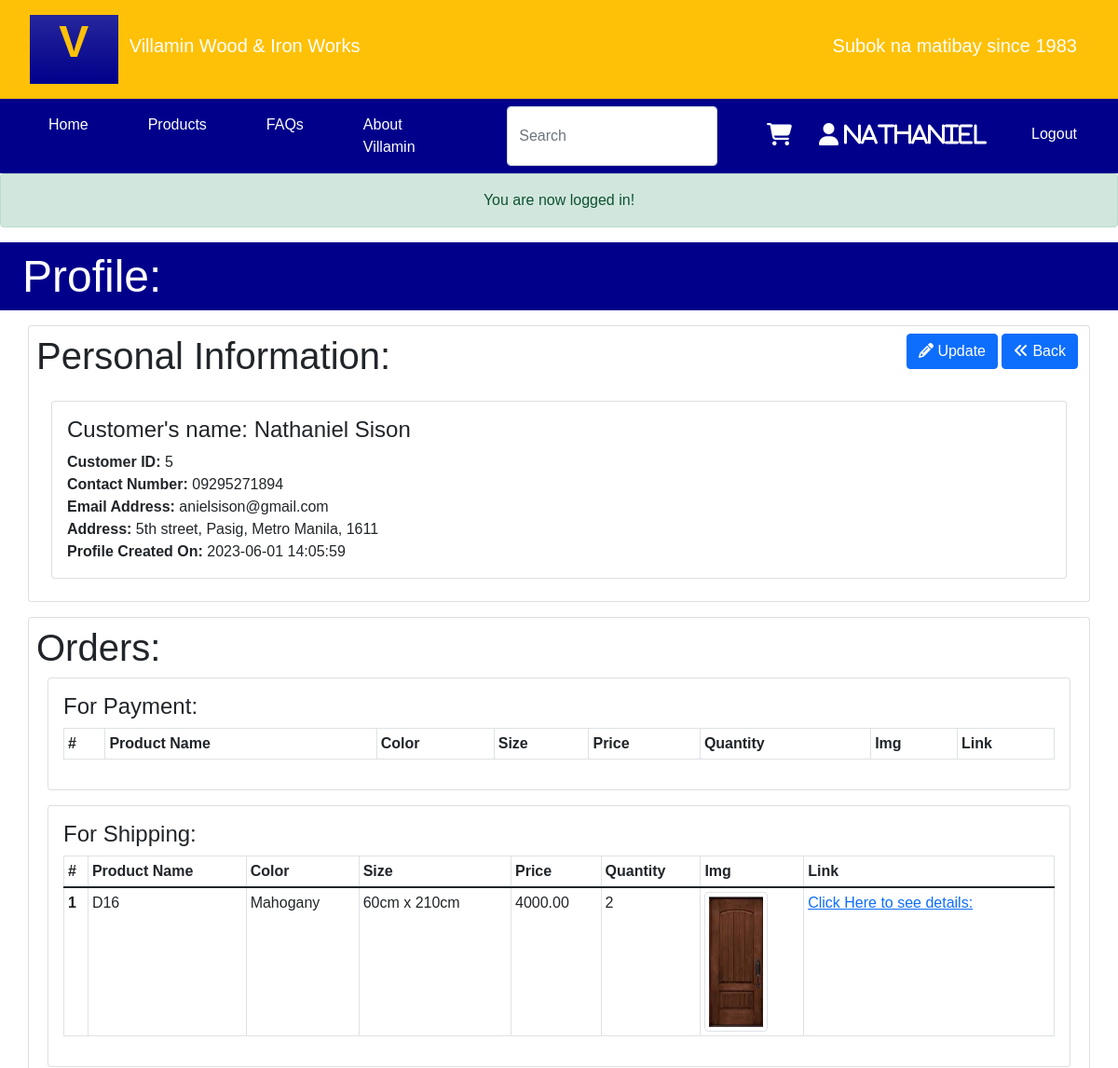
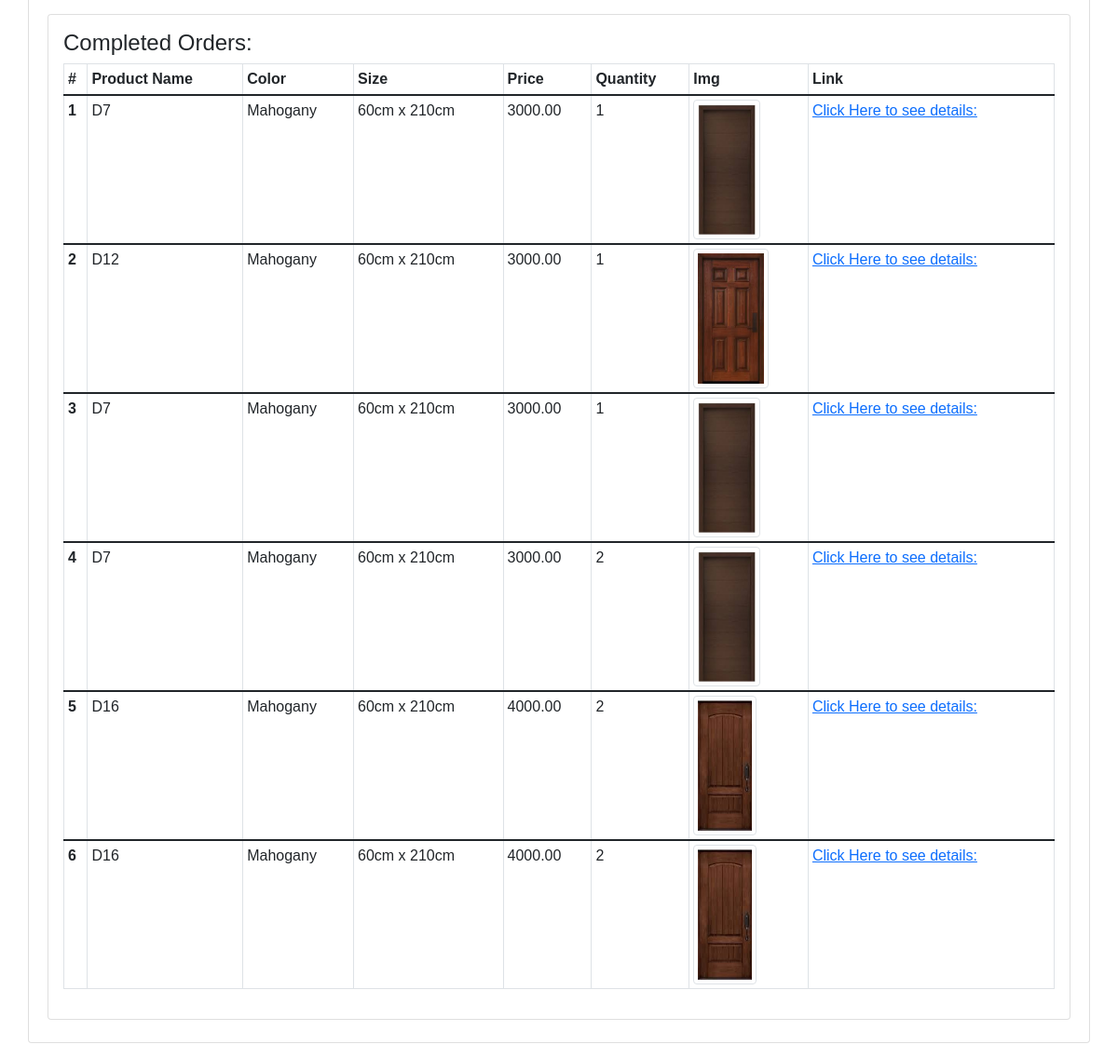
The page /customers/profile (signed in) on the database its author committed (2 pictures, top to bottom).
### tables this page shows
CREATE TABLE IF NOT EXISTS `order_products` (
  `id` int(11) NOT NULL AUTO_INCREMENT,
  `productId` int(11) NOT NULL,
  `product_varID` int(11) NOT NULL,
  `transactionId` int(11) NOT NULL,
  `quantity` int(11) NOT NULL,
  `createdBy` varchar(45) NOT NULL,
  `createdOn` datetime NOT NULL,
  `updatedBy` varchar(45) DEFAULT NULL,
  `updatedOn` datetime DEFAULT NULL,
  PRIMARY KEY (`id`),
  UNIQUE KEY `id_UNIQUE` (`id`),
  KEY `ordersToProducts_idx` (`productId`),
  KEY `ordersToTrans_idx` (`transactionId`),
  KEY `ordersToProduct_vars_idx` (`product_varID`)
);

CREATE TABLE IF NOT EXISTS `products` (
  `id` int(11) NOT NULL AUTO_INCREMENT,
  `product_name` varchar(45) NOT NULL,
  `category` varchar(45) NOT NULL,
  `img` varchar(60) DEFAULT 'default_product_img00.png',
  `details` varchar(100) DEFAULT NULL,
  `active` int(1) NOT NULL DEFAULT 0,
  `createdOn` datetime NOT NULL,
  `createdBy` varchar(45) NOT NULL,
  `updatedOn` datetime DEFAULT NULL,
  `updatedBy` varchar(45) DEFAULT NULL,
  PRIMARY KEY (`id`),
  UNIQUE KEY `id_UNIQUE` (`id`)
);

CREATE TABLE IF NOT EXISTS `product_var` (
  `id` int(11) NOT NULL AUTO_INCREMENT,
  `productId` int(11) NOT NULL,
  `color` varchar(45) NOT NULL,
  `size` varchar(45) NOT NULL,
  `img` varchar(45) DEFAULT NULL,
  `stock` int(11) NOT NULL,
  `price` decimal(6,2) NOT NULL,
  `featured` int(1) NOT NULL DEFAULT 0,
  `createdOn` datetime NOT NULL,
  `createdBy` varchar(45) NOT NULL,
  `updatedOn` datetime DEFAULT NULL,
  `updatedBy` varchar(45) DEFAULT NULL,
  PRIMARY KEY (`id`),
  UNIQUE KEY `id_UNIQUE` (`id`),
  KEY `product_varsToProducts_idx` (`productId`)
);

### app/libraries/Core.php (called while the page is built, shortened)
<?php
class Core {
    protected $currentController = 'Pages';
    protected $currentMethod = 'index';
    public function __construct(){
        $url = $this->getUrl();
        if(isset($url[0]) && file_exists('../app/controllers/' . ucwords($url[0]). '.php')){
            $this->currentController = ucwords($url[0]);
            unset($url[0]);
        }
        elseif (isset($url[1]) && file_exists('../app/controllers/admin/' . ucwords($url[1]). '.php')){
            $this->currentController = ucwords($url[1]);
            unset($url[1]);
            require_once '../app/controllers/admin/' . $this->currentController . '.php';
        } else {
            require_once '../app/controllers/' . $this->currentController . '.php';
        }
        $this->currentController = new $this->currentController;
        if(isset($url[1])){
            if(method_exists($this->currentController, $url[1])){
                $this->currentMethod = $url[1];
                unset($url[1]);
            }
        }
        $this->params = $url ? array_values($url) : [];
        call_user_func_array([$this->currentController, $this->currentMethod], $this->params);
    }
    public function getUrl(){
        if(isset($_GET['url'])){
            $url = rtrim($_GET['url'], '/');
            $url = filter_var($url, FILTER_SANITIZE_URL);
            $url = explode('/', $url);
            return $url;
        }
    }
}

### public/index.php (called while the page is built, shortened)
<?php
$init = new Core;

### app/libraries/Database.php (called while the page is built, shortened)
<?php
    class Database {
        private $host = DB_HOST;
        private $user = DB_USER;
        private $pass = DB_PASS;
        private $dbname = DB_NAME;
        private $dbh;
        private $stmt;
        public function __construct(){
            $dsn = 'mysql:host=' . $this->host . ';dbname=' . $this->dbname;
            $options = array(
                PDO::ATTR_PERSISTENT => true,
                PDO::ATTR_ERRMODE => PDO::ERRMODE_EXCEPTION
            );
            try {
                $this->dbh = new PDO($dsn, $this->user, $this->pass, $options);
            } catch(PDOException $err){
                $this->error = $err->getMessage();
                echo $this->error;
            }
        }
        public function query($sql){
            $this->stmt = $this->dbh->prepare($sql);
        }
        public function bind($param, $value, $type=null){
            if(is_null($type)){
                switch (true){
                    case is_int($value):
                        $type = PDO::PARAM_INT;
                        break;
                }
            }
            $this->stmt->bindValue($param, $value, $type);
        }
        public function execute(){
            return $this->stmt->execute();
        }
        public function resultSet(){
            $this->execute();
            return $this->stmt->fetchAll(PDO::FETCH_OBJ);
        }
    }

### app/models/Transaction.php (called while the page is built, shortened)
<?php
	class Transaction {
		private $db;
		public function __construct(){
			$this->db = new Database;
		}
		public function getAllPricesForPayment(){
			$this->db->query(
				"SELECT SUM(var.price) as total
       				FROM order_products op
					LEFT JOIN transactions t ON t.id = op.transactionId
					LEFT JOIN product_var var ON op.product_varId = var.id
					WHERE t.customerId = :customerId AND t.active = 1 AND t.status = 'FOR PAYMENT'
				");
			$this->db->bind(":customerId", $_SESSION["user_info"]->id);
			$row = $this->db->single()->total;
			return $row;
		}
		public function getActiveForPaymentOrderProducts(){
			$this->db->query(
				"SELECT t.id as transactionId, p.id as productId, op.id as orderId, t.status, p.product_name, op.quantity, var.id as varId, var.stock, var.color, var.size, var.price, var.img
       				FROM order_products op
					LEFT JOIN transactions t ON t.id = op.transactionId
					LEFT JOIN product_var var ON op.product_varId = var.id
                    LEFT JOIN products p ON p.id = op.productId
					WHERE t.customerId = :customerId AND t.active = 1 AND t.status = 'FOR PAYMENT'
				");
			$this->db->bind(":customerId", $_SESSION["user_info"]->id);
			$results = $this->db->resultSet();
			return $results;
		}
		public function getActiveForShippingOrderProducts(){
			$this->db->query(
				"SELECT t.id as transactionId, p.id as productId, op.id as orderId, t.status, p.product_name, op.quantity, var.stock, var.color, var.size, var.price, var.img
       				FROM order_products op
					LEFT JOIN transactions t ON t.id = op.transactionId
					LEFT JOIN product_var var ON op.product_varId = var.id
                    LEFT JOIN products p ON p.id = op.productId
					WHERE t.customerId = :customerId AND t.active = 1 AND t.status = 'FOR SHIPPING'
				");
			$this->db->bind(":customerId", $_SESSION["user_info"]->id);
			$results = $this->db->resultSet();
			return $results;
		}
		public function getCompletedOrderProducts(){
			$this->db->query(
				"SELECT t.id as transactionId, p.id as productId, op.id as orderId, t.status, p.product_name, op.quantity, var.stock, var.color, var.size, var.price, var.img
       				FROM order_products op
					LEFT JOIN transactions t ON t.id = op.transactionId
					LEFT JOIN product_var var ON op.product_varId = var.id
                    LEFT JOIN products p ON p.id = op.productId
					WHERE t.customerId = :customerId AND t.active = 0 AND t.status = 'COMPLETED'
				");
			$this->db->bind(":customerId", $_SESSION["user_info"]->id);
			$results = $this->db->resultSet();
			return $results;
		}
	}
?>

### app/views/customers/profile.php (the view, shortened to what this page needs)
<?php require APPROOT . '/views/templates/header.php'; ?>
	<header class="container-fluid col-12 p-0">
		<h5 class="display-5 px-4 py-2" style="background-color: darkblue; color: White">
			<?php echo $data['title']; ?>
		</h5>
	</header>
	<section class="card container p-2 my-3">
        <div>
            <h1 class="card-title">
                Personal Information:
                <a class="btn btn-primary float-end me-1" href="<?php echo URLROOT;?>">
                    <i class="fa fa-angle-double-left"></i> Back
                </a>
                <a href="<?php echo URLROOT."/customers/updateProfile/"; ?>" class="btn btn-primary float-end me-1">
                    <i class="fa fa-pencil"></i> Update
                </a>
            </h1>
        </div>
		<div class="card card-body m-3">
		    <div>
                <h4>
                    Customer's name: <?php echo $data["user_info"]->fname . " " . $data["user_info"]->lname; ?>
                </h4>
                <b>Customer ID:</b> <?php echo $data["user_info"]->id; ?> <br/>
                <b>Contact Number:</b> <?php echo $data["user_info"]->contactNumber; ?> <br/>
                <b>Email Address:</b> <?php echo $data["user_info"]->email; ?> <br/>
                <b>Address:</b> <?php echo $data["user_info"]->streetAddress .", ". $data["user_info"]->city .", ". $data["user_info"]->province .", ". $data["user_info"]->postalCode; ?> <br/>
                <b>Profile Created On:</b> <?php echo $data["user_info"]->createdOn; ?> <br/>
            </div>
		</div>
	</section>
    <section class="card container p-2 my-3">
    <h1 class="card-title">
        Orders:
    </h1>
    <div class="container">
        <div class="card card-body mb-3">
            <h4 class="card-title">For Payment:</h4>
            <table class="table table-sm table-bordered">
                <thead>
                <tr>
                    <th scope="col">#</th>
                    <th scope="col">Product Name</th>
                    <th scope="col">Color</th>
                    <th scope="col">Size</th>
                    <th scope="col">Price</th>
                    <th scope="col">Quantity</th>
                    <th scope="col">Img</th>
                    <th scope="col">Link</th>
                </tr>
                </thead>
            </table>
        </div>
    </div>
    <div class="container">
        <div class="card card-body mb-3">
            <h4 class="card-title">For Shipping:</h4>
            <table class="table table-sm table-bordered">
                <thead>
                <tr>
                    <th scope="col">#</th>
                    <th scope="col">Product Name</th>
                    <th scope="col">Color</th>
                    <th scope="col">Size</th>
                    <th scope="col">Price</th>
                    <th scope="col">Quantity</th>
                    <th scope="col">Img</th>
                    <th scope="col">Link</th>
                </tr>
                </thead>
				<?php foreach($data["forShippingOrders"] as $key => $order) : ?>
                <tbody>
                <tr>
                    <th scope="row"><?php echo $key + 1; ?></th>
                    <td><?php echo $order->product_name; ?></td>
                    <td><?php echo $order->color; ?></td>
                    <td><?php echo $order->size; ?></td>
                    <td><?php echo $order->price; ?></td>
                    <td><?php echo $order->quantity; ?></td>
                    <td>
                        <img class="img-thumbnail" src="<?php echo URLROOT ."/img/products/".$order->img; ?>" style="max-height: 150px">
                    </td>
                    <td><a class="link" href="<?php echo URLROOT."/products/show/".$order->productId ?>">Click Here to see details:</a></td>
                </tr>
				<?php endforeach; ?>
            </table>
        </div>
    </div>
    <div class="container">
        <div class="card card-body mb-3">
            <h4 class="card-title">Completed Orders:</h4>
            <table class="table table-sm table-bordered">
                <thead>
                <tr>
                    <th scope="col">#</th>
                    <th scope="col">Product Name</th>
                    <th scope="col">Color</th>
                    <th scope="col">Size</th>
                    <th scope="col">Price</th>
                    <th scope="col">Quantity</th>
                    <th scope="col">Img</th>
                    <th scope="col">Link</th>
                </tr>
                </thead>
				<?php foreach($data["completedOrders"] as $key => $order) : ?>
                <tbody>
                <tr>
                    <th scope="row"><?php echo $key + 1; ?></th>
                    <td><?php echo $order->product_name; ?></td>
                    <td><?php echo $order->color; ?></td>
                    <td><?php echo $order->size; ?></td>
                    <td><?php echo $order->price; ?></td>
                    <td><?php echo $order->quantity; ?></td>
                    <td>
                        <img class="img-thumbnail" src="<?php echo URLROOT ."/img/products/".$order->img; ?>" style="max-height: 150px">
                    </td>
                    <td><a class="link" href="<?php echo URLROOT."/products/show/".$order->productId ?>">Click Here to see details:</a></td>
                </tr>
				<?php endforeach; ?>
            </table>
        </div>
    </div>
    </section>
<?php require APPROOT . "/views/templates/footer.php"; ?>

### public/flickity.css (style rules this page uses)
* { box-sizing: border-box; }
body { font-family: sans-serif; }

### rows shown on the page
order_products: productId.product_name "D16", product_varID.color "Mahogany", product_varID.size "60cm x 210cm", product_varID.price "4000.00", quantity "2", product_varID.img (picture)
order_products: productId.product_name "D7", product_varID.color "Mahogany", product_varID.size "60cm x 210cm", product_varID.price "3000.00", quantity "1", product_varID.img (picture)
order_products: productId.product_name "D12", product_varID.color "Mahogany", product_varID.size "60cm x 210cm", product_varID.price "3000.00", quantity "1", product_varID.img (picture)
order_products: productId.product_name "D7", product_varID.color "Mahogany", product_varID.size "60cm x 210cm", product_varID.price "3000.00", quantity "1", product_varID.img (picture)
order_products: productId.product_name "D7", product_varID.color "Mahogany", product_varID.size "60cm x 210cm", product_varID.price "3000.00", quantity "2", product_varID.img (picture)
order_products: productId.product_name "D16", product_varID.color "Mahogany", product_varID.size "60cm x 210cm", product_varID.price "4000.00", quantity "2", product_varID.img (picture)
order_products: productId.product_name "D16", product_varID.color "Mahogany", product_varID.size "60cm x 210cm", product_varID.price "4000.00", quantity "2", product_varID.img (picture)

### other values the page prints
SITENAME "Villamin Wood & Iron Works"
CATCHPHRASE "Subok na matibay since 1983"
$_SESSION["user_info"]->fname "Nathaniel"
$_SESSION[$name] "You are now logged in!"
$data['title'] "Profile:"
$data["user_info"]->fname "Nathaniel"
$data["user_info"]->lname "Sison"
$data["user_info"]->id "5"
$data["user_info"]->contactNumber "09295271894"
$data["user_info"]->email "anielsison@gmail.com"
$data["user_info"]->streetAddress "5th street"
$data["user_info"]->city "Pasig"
$data["user_info"]->province "Metro Manila"
$data["user_info"]->postalCode "1611"
$data["user_info"]->createdOn "2023-06-01 14:05:59"
